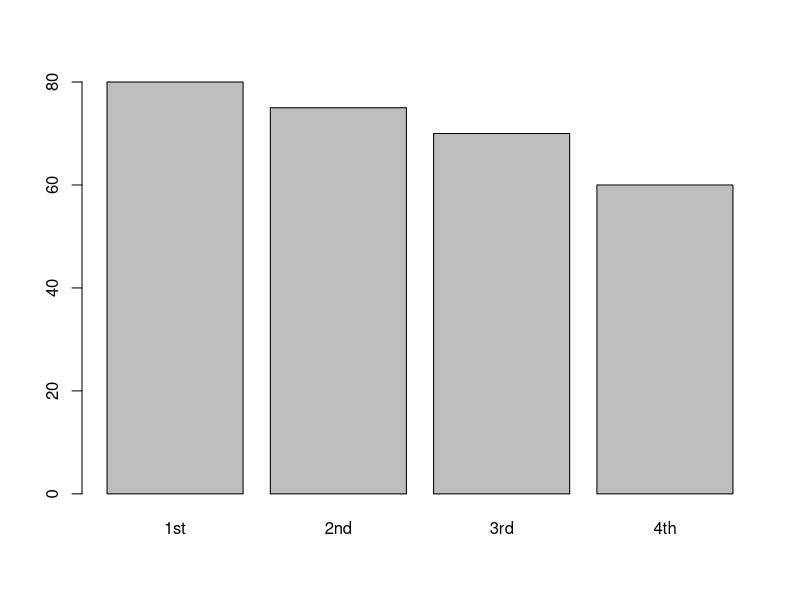
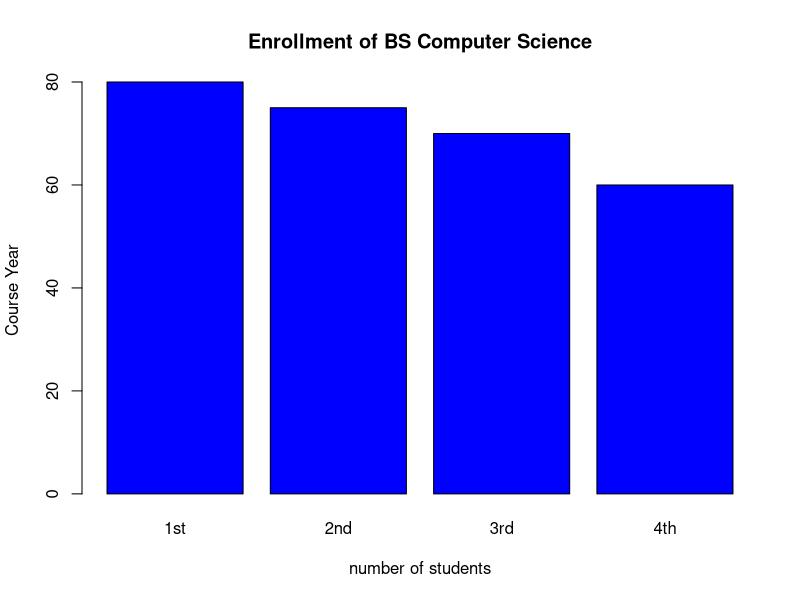
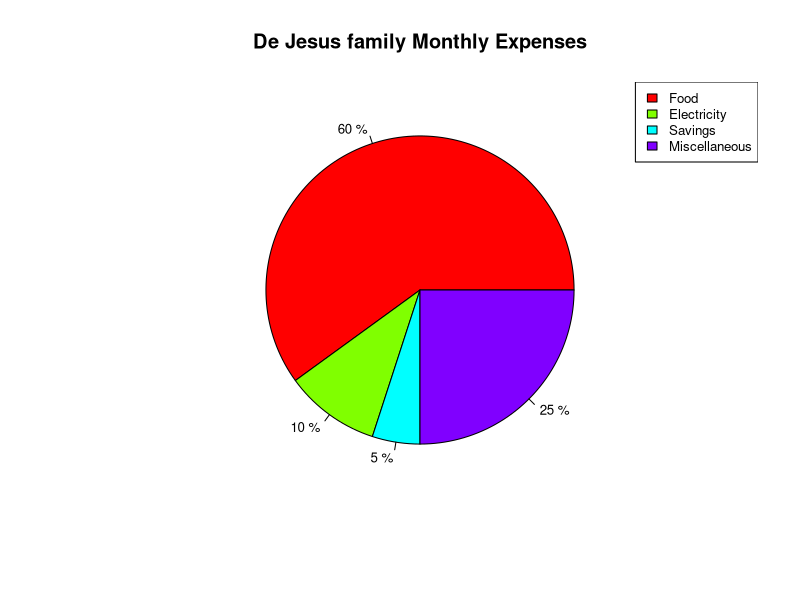
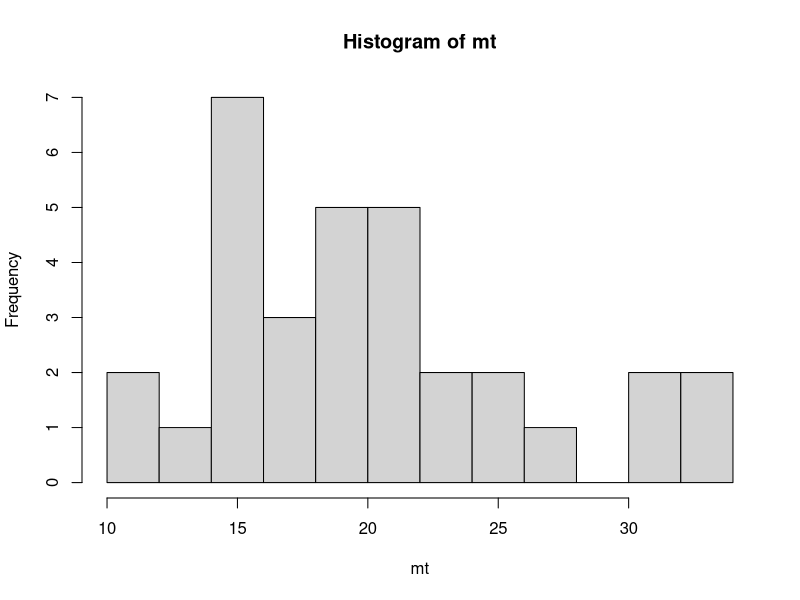
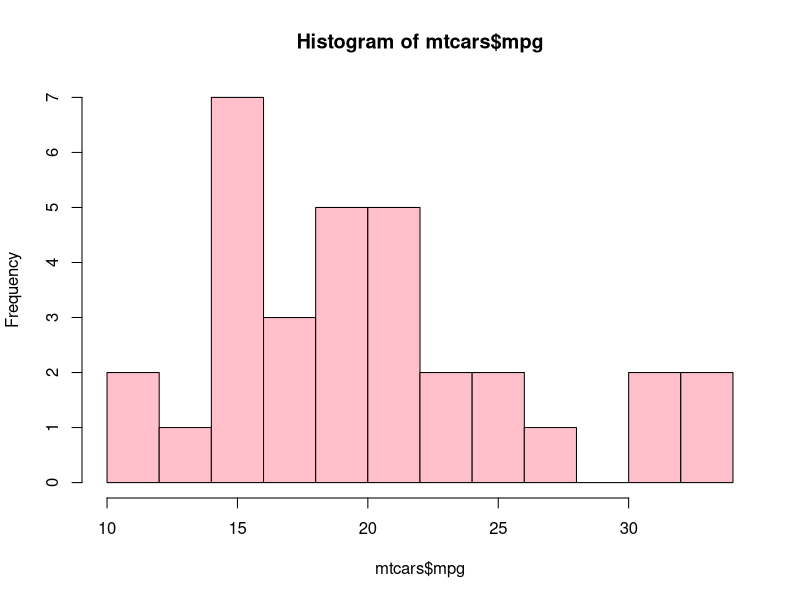
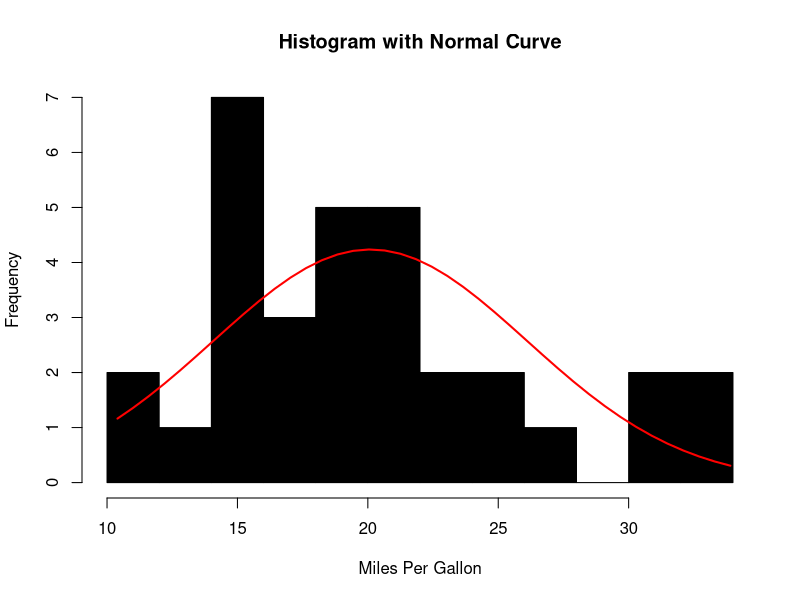
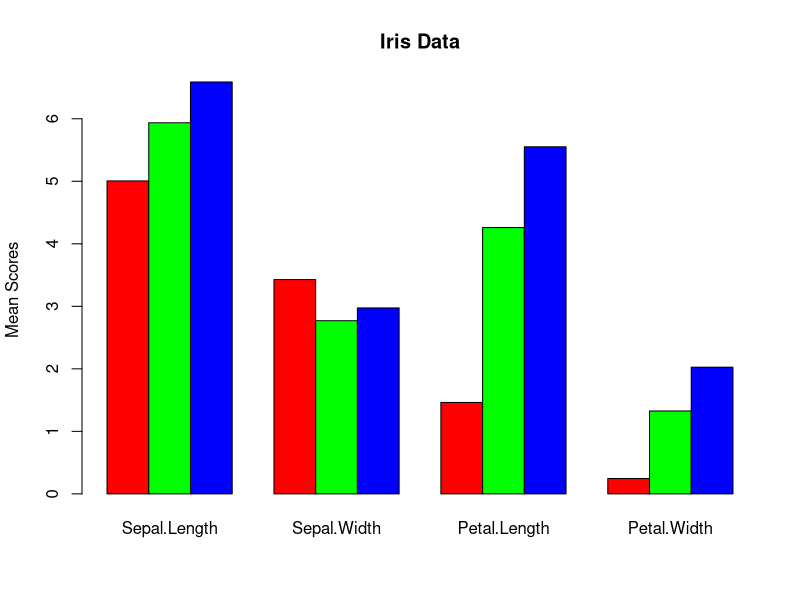

The R script that drew these images, in order:
## ---- chunk 1
stud <- data.frame("Course Year" = c ("1st", "2nd", "3rd", "4th"), " 2019–2020" = c(80, 75, 70, 60))
stud
## ---- chunk 2
a <- c("1st" = 80, "2nd" = 75, "3rd" = 70, "4th" = 60)
barplot(a)
## ---- chunk 3
a <- c("1st" = 80 , "2nd" = 75, "3rd" = 70, "4th" = 60)
graph <- barplot(a, main = "Enrollment of BS Computer Science", xlab = "number of students", ylab = "Course Year", col = "blue")
graph

## ---- chunk 4
sv <- c("Food", "Electricity", "Savings", "Miscellaneous_expenses")
mon <- c(60, 10, 5, 25)
## ---- chunk 5
spend <- data.frame(sv, mon)
spend
## ---- chunk 6
tab <- table(spend)
tab 
## ---- chunk 7
mon = c( 60, 10, 5, 25)
## ---- chunk 8
data <- round(mon/sum(mon)*100,1)
data <- paste(data, "%", sep = " ")
## ---- chunk 9
piechart <- pie( mon, labels = data, cex = 0.8, col = rainbow(4), main = "De Jesus family Monthly Expenses")
legend("topright", c("Food", "Electricity", "Savings", "Miscellaneous"),
       cex = 0.8 , fill =rainbow(4))
## ---- chunk 10
data(mtcars)
mt <- (mtcars$mpg)
mt
## ---- chunk 11
hist(mt, breaks=12)
## ---- chunk 12
hist(mtcars$mpg, breaks=12, col="pink")

## ---- chunk 13
x <- mtcars$mpg
h<-hist(x, breaks=10, col="black", xlab="Miles Per Gallon",
        main="Histogram with Normal Curve")
xfit<-seq(min(x),max(x),length=40)
yfit<-dnorm(xfit,mean=mean(x),sd=sd(x))
yfit <- yfit*diff(h$mids[1:2])*length(x)
lines(xfit, yfit, col="red", lwd=2)
## ---- chunk 14
data(iris)
allspcs <- data.frame(iris)
allspcs
## ---- chunk 15
setosaDF <- data.frame(iris)
setosaDF
## ---- chunk 16
virginicaDF <- data.frame(iris)
virginicaDF

## ---- chunk 17
versicolorDF <- data.frame(iris)
versicolorDF
## ---- chunk 18
setosa <- subset(setosaDF, Species == 'setosa' )
setosa
## ---- chunk 19
versicolor <- subset(versicolorDF, Species == 'versicolor' )
versicolor
## ---- chunk 20
virginica <- subset(virginicaDF, Species == 'virginica' )
virginica
## ---- chunk 21
setosa1 <- colMeans(setosa[sapply(setosaDF,is.numeric)])
setosa1
## ---- chunk 22
virginica1 <- colMeans(virginica[sapply(virginicaDF,is.numeric)])
virginica1
## ---- chunk 23
versicolor1 <- colMeans(versicolor[sapply(versicolorDF,is.numeric)])
versicolor1
## ---- chunk 24
comb <- rbind( setosa1, versicolor1, virginica1)
dfiris <- data.frame(comb)
dfiris

## ---- chunk 25
barplot(height = as.matrix(dfiris),main = "Iris Data",
        ylab = "Mean Scores",
        beside =T, col = rainbow(3) )
